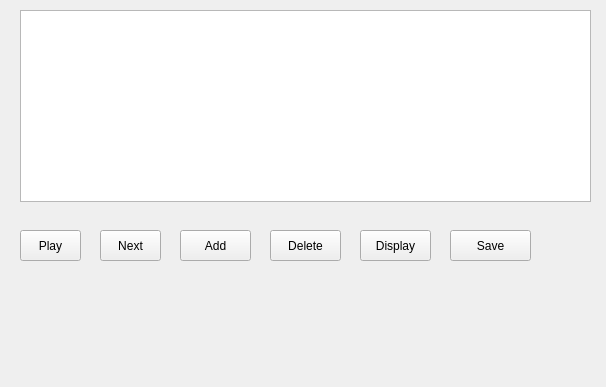
<?xml version="1.0" encoding="UTF-8"?>
<ui version="4.0">
 <class>GuiUser</class>
 <widget class="QWidget" name="GuiUser">
  <property name="geometry">
   <rect>
    <x>0</x>
    <y>0</y>
    <width>606</width>
    <height>387</height>
   </rect>
  </property>
  <property name="windowTitle">
   <string>GuiUser</string>
  </property>
  <widget class="QListWidget" name="watchList">
   <property name="geometry">
    <rect>
     <x>20</x>
     <y>10</y>
     <width>571</width>
     <height>192</height>
    </rect>
   </property>
  </widget>
  <widget class="QPushButton" name="playButton">
   <property name="geometry">
    <rect>
     <x>20</x>
     <y>230</y>
     <width>61</width>
     <height>31</height>
    </rect>
   </property>
   <property name="text">
    <string>Play</string>
   </property>
  </widget>
  <widget class="QPushButton" name="nextButton">
   <property name="geometry">
    <rect>
     <x>100</x>
     <y>230</y>
     <width>61</width>
     <height>31</height>
    </rect>
   </property>
   <property name="text">
    <string>Next</string>
   </property>
  </widget>
  <widget class="QPushButton" name="addwButton">
   <property name="geometry">
    <rect>
     <x>180</x>
     <y>230</y>
     <width>71</width>
     <height>31</height>
    </rect>
   </property>
   <property name="text">
    <string>Add</string>
   </property>
  </widget>
  <widget class="QPushButton" name="deletewButton">
   <property name="geometry">
    <rect>
     <x>270</x>
     <y>230</y>
     <width>71</width>
     <height>31</height>
    </rect>
   </property>
   <property name="text">
    <string>Delete</string>
   </property>
  </widget>
  <widget class="QPushButton" name="displayButton">
   <property name="geometry">
    <rect>
     <x>360</x>
     <y>230</y>
     <width>71</width>
     <height>31</height>
    </rect>
   </property>
   <property name="text">
    <string>Display</string>
   </property>
  </widget>
  <widget class="QPushButton" name="saveButton">
   <property name="geometry">
    <rect>
     <x>450</x>
     <y>230</y>
     <width>81</width>
     <height>31</height>
    </rect>
   </property>
   <property name="text">
    <string>Save</string>
   </property>
  </widget>
 </widget>
 <layoutdefault spacing="6" margin="11"/>
 <resources/>
 <connections/>
</ui>
